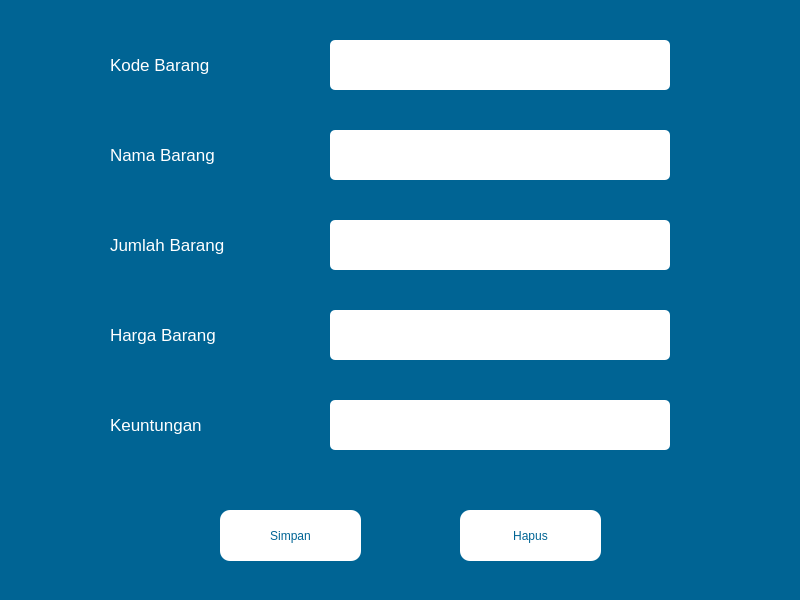
<?xml version="1.0" encoding="UTF-8"?>
<ui version="4.0">
 <class>Dialog</class>
 <widget class="QDialog" name="Dialog">
  <property name="geometry">
   <rect>
    <x>0</x>
    <y>0</y>
    <width>800</width>
    <height>600</height>
   </rect>
  </property>
  <property name="windowTitle">
   <string>Tambah/Ubah/Hapus Barang</string>
  </property>
  <property name="styleSheet">
   <string notr="true">background-color: #006494;</string>
  </property>
  <widget class="QLineEdit" name="kode_barang_field">
   <property name="geometry">
    <rect>
     <x>330</x>
     <y>40</y>
     <width>340</width>
     <height>50</height>
    </rect>
   </property>
   <property name="styleSheet">
    <string notr="true">color: rgb(0, 0, 0);
background-color: rgb(255, 255, 255);
border-radius: 5px</string>
   </property>
  </widget>
  <widget class="QLineEdit" name="nama_barang_field">
   <property name="geometry">
    <rect>
     <x>330</x>
     <y>130</y>
     <width>340</width>
     <height>50</height>
    </rect>
   </property>
   <property name="styleSheet">
    <string notr="true">color: rgb(0, 0, 0);
background-color: rgb(255, 255, 255);
border-radius: 5px</string>
   </property>
  </widget>
  <widget class="QLineEdit" name="jumlah_barang_field">
   <property name="geometry">
    <rect>
     <x>330</x>
     <y>220</y>
     <width>340</width>
     <height>50</height>
    </rect>
   </property>
   <property name="styleSheet">
    <string notr="true">color: rgb(0, 0, 0);
background-color: rgb(255, 255, 255);
border-radius: 5px</string>
   </property>
  </widget>
  <widget class="QLineEdit" name="harga_barang_field">
   <property name="geometry">
    <rect>
     <x>330</x>
     <y>310</y>
     <width>340</width>
     <height>50</height>
    </rect>
   </property>
   <property name="styleSheet">
    <string notr="true">color: rgb(0, 0, 0);
background-color: rgb(255, 255, 255);
border-radius: 5px</string>
   </property>
  </widget>
  <widget class="QLineEdit" name="keuntungan_barang_field">
   <property name="geometry">
    <rect>
     <x>330</x>
     <y>400</y>
     <width>340</width>
     <height>50</height>
    </rect>
   </property>
   <property name="styleSheet">
    <string notr="true">color: rgb(0, 0, 0);
background-color: rgb(255, 255, 255);
border-radius: 5px</string>
   </property>
  </widget>
  <widget class="QPushButton" name="save_button">
   <property name="geometry">
    <rect>
     <x>220</x>
     <y>510</y>
     <width>141</width>
     <height>51</height>
    </rect>
   </property>
   <property name="styleSheet">
    <string notr="true">color: #006494;
font: 700 13pt &quot;Segoe UI&quot;;
background-color: ;
background-color: ;
background-color: rgb(255, 255, 255);
border-radius: 10px;</string>
   </property>
   <property name="text">
    <string>Simpan</string>
   </property>
  </widget>
  <widget class="QPushButton" name="delete_button">
   <property name="geometry">
    <rect>
     <x>460</x>
     <y>510</y>
     <width>141</width>
     <height>51</height>
    </rect>
   </property>
   <property name="styleSheet">
    <string notr="true">color: #006494;
font: 700 13pt &quot;Segoe UI&quot;;
background-color: ;
background-color: ;
background-color: rgb(255, 255, 255);
border-radius: 10px;</string>
   </property>
   <property name="text">
    <string>Hapus</string>
   </property>
  </widget>
  <widget class="QLabel" name="label">
   <property name="geometry">
    <rect>
     <x>110</x>
     <y>50</y>
     <width>124</width>
     <height>30</height>
    </rect>
   </property>
   <property name="font">
    <font>
     <pointsize>13</pointsize>
    </font>
   </property>
   <property name="styleSheet">
    <string notr="true">color: rgb(255, 255, 255);</string>
   </property>
   <property name="text">
    <string>Kode Barang</string>
   </property>
  </widget>
  <widget class="QLabel" name="label_2">
   <property name="geometry">
    <rect>
     <x>110</x>
     <y>140</y>
     <width>131</width>
     <height>30</height>
    </rect>
   </property>
   <property name="font">
    <font>
     <pointsize>13</pointsize>
    </font>
   </property>
   <property name="styleSheet">
    <string notr="true">color: rgb(255, 255, 255);</string>
   </property>
   <property name="text">
    <string>Nama Barang</string>
   </property>
  </widget>
  <widget class="QLabel" name="label_3">
   <property name="geometry">
    <rect>
     <x>110</x>
     <y>230</y>
     <width>141</width>
     <height>30</height>
    </rect>
   </property>
   <property name="font">
    <font>
     <pointsize>13</pointsize>
    </font>
   </property>
   <property name="styleSheet">
    <string notr="true">color: rgb(255, 255, 255);</string>
   </property>
   <property name="text">
    <string>Jumlah Barang</string>
   </property>
  </widget>
  <widget class="QLabel" name="label_4">
   <property name="geometry">
    <rect>
     <x>110</x>
     <y>320</y>
     <width>133</width>
     <height>30</height>
    </rect>
   </property>
   <property name="font">
    <font>
     <pointsize>13</pointsize>
    </font>
   </property>
   <property name="styleSheet">
    <string notr="true">color: rgb(255, 255, 255);</string>
   </property>
   <property name="text">
    <string>Harga Barang</string>
   </property>
  </widget>
  <widget class="QLabel" name="label_5">
   <property name="geometry">
    <rect>
     <x>110</x>
     <y>410</y>
     <width>116</width>
     <height>30</height>
    </rect>
   </property>
   <property name="font">
    <font>
     <pointsize>13</pointsize>
    </font>
   </property>
   <property name="styleSheet">
    <string notr="true">color: rgb(255, 255, 255);</string>
   </property>
   <property name="text">
    <string>Keuntungan</string>
   </property>
  </widget>
 </widget>
 <resources/>
 <connections/>
</ui>
